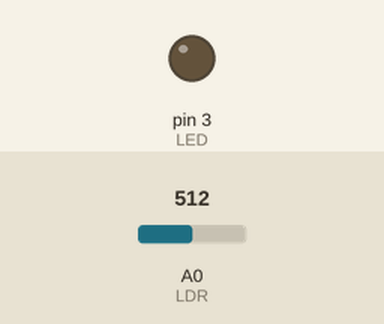
The sketch below on a simulated Arduino Uno, built with avr-gcc and run on an emulated ATmega328P. Parts: output pins drawn as LEDs (lit = HIGH). Inputs (shaded band) come from the test bench; at power-on: A0 (LDR) = 512.

Above: at 1.2 s.
1.3 s: A0 (LDR) set to 716
At 2.5 s:
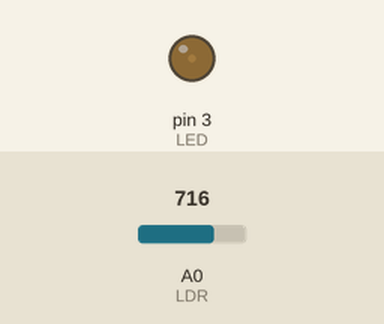
2.8 s: A0 (LDR) set to 689
At 3.9 s:
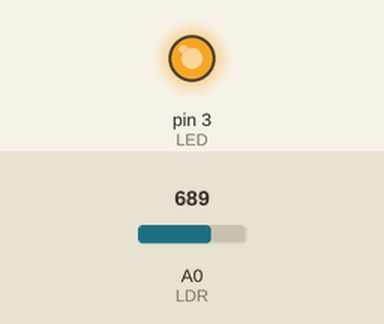
4.3 s: A0 (LDR) set to 1023
At 5.1 s:
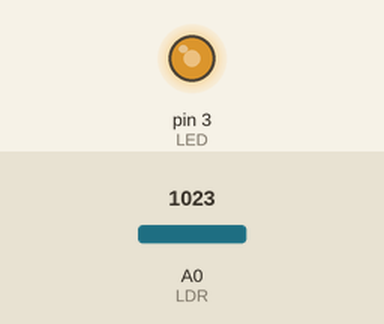
5.8 s: A0 (LDR) set to 0
At 6.3 s:
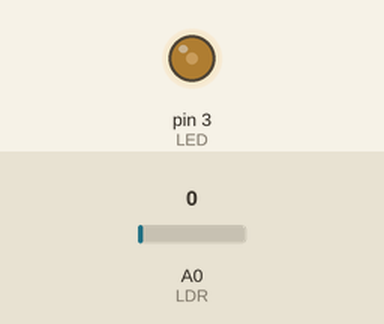
Timing chart, 0 to 8.3 s (numbered marks = the images above; inputs shaded):
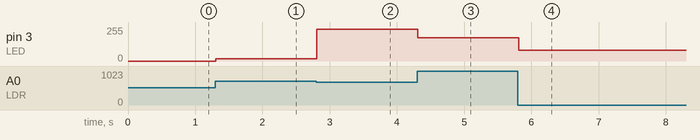

The sketch:

sketch_jan30f.ino
```cpp
#define LDR 0
#define LED 3 //es una de las salidas PWM

int valor_ldr, valor_led;

void setup()
{
  pinMode(LED, OUTPUT);
}

void loop()
{
  valor_ldr = analogRead(LDR);
  valor_led = map(valor_ldr,130,320,0,255);
  analogWrite(LED, valor_led);
  delay(100);
}
```

Measured:
- the behaviour switches between 703 and 702 on A0 (LDR) (found by bisection; images 1 and 2)
- after the input at 1.3 s, pin 3 (LED): 0/255 → 18/255 at once
- after the input at 2.8 s, pin 3 (LED): 18/255 → 238/255 at once
- after the input at 4.3 s, pin 3 (LED): 238/255 → 174/255 at once
- after the input at 5.8 s, pin 3 (LED): 174/255 → 82/255 at once
